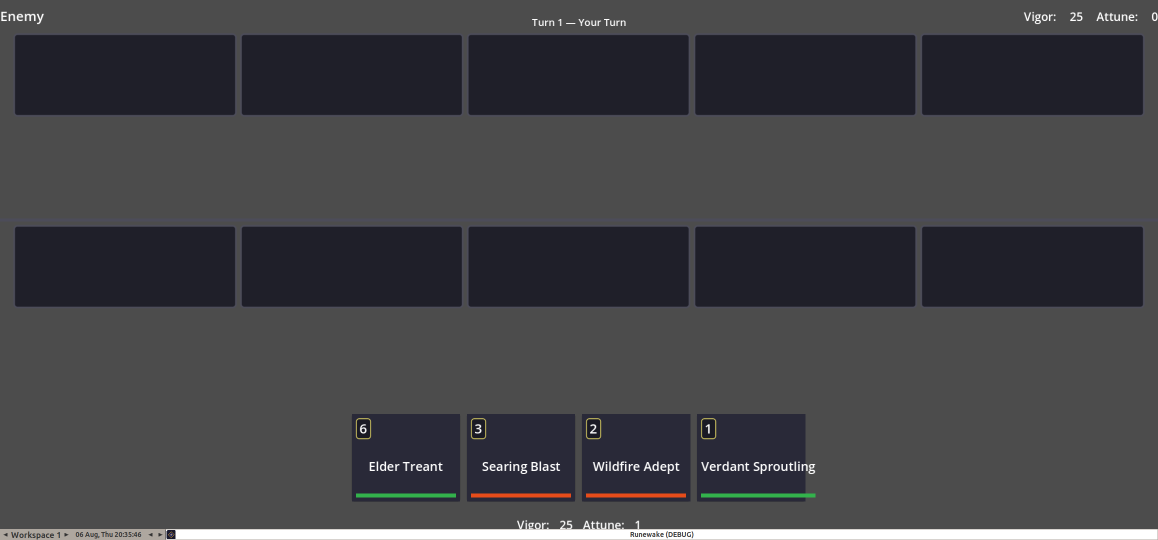
#> input picture check-2316x1080.png, 2316 x 1080 px, given in place of SettingsScene_words.webp, which was not available (shown at 1/2 size)
$ python plate_fix_098.py ..
#> lines starting #> are read from the running program, lines starting #| are printed output that depends on the picture; after the words box and inside, x2 and y2 are one past the last pixel; in counts of white or black regions, pixels touching at a corner belong together; pictures that were not available may be replaced by others from this repository, and a replacement may not be noted
# FABLE-098: the finishing touches on the 097 paintings - the few painted words and marks that change in play (or doubled
# what the game draws) are painted out with the painting's own neighbouring surface. Deterministic; no generator.
import sys
import numpy as np
from PIL import Image
import cv2
screens = sys.argv[1]
def load(n): return np.array(Image.open(f"{screens}/{n}.webp").convert("RGB")).astype(np.float32)
def save(a, n): Image.fromarray(np.clip(a, 0, 255).astype(np.uint8)).save(f"{screens}/{n}.webp", quality=93)
def copy(a, x0, y0, x1, y1, dx, dy, feather=3):
    """paint the box with the same-sized patch dx,dy away, feathered at the edges"""
    patch = a[y0 + dy:y1 + dy, x0 + dx:x1 + dx].copy()
    m = np.zeros(patch.shape[:2], np.float32); f = feather
    m[f:-f or None, f:-f or None] = 1
    m = cv2.GaussianBlur(m, (0, 0), max(1, f / 1.5))[..., None]
    a[y0:y1, x0:x1] = a[y0:y1, x0:x1] * (1 - m) + patch * m
def smooth(a, x0, y0, x1, y1, sx=10, sy=3, grain=3.0, feather=5, seed=98):
    pad = 24; H, W = a.shape[:2]
    X0, Y0, X1, Y1 = max(0, x0 - pad), max(0, y0 - pad), min(W, x1 + pad), min(H, y1 + pad)
    reg = a[Y0:Y1, X0:X1]
    # fill the box from the rows just above and below it (wood grain runs across), then soften
    fill = reg.copy()
    top, bot = reg[y0 - Y0 - 6:y0 - Y0 - 2].mean(0), reg[y1 - Y0 + 2:y1 - Y0 + 6].mean(0)
    for i, y in enumerate(range(y0 - Y0, y1 - Y0)):
        t = (i + 0.5) / max(1, (y1 - y0))
        fill[y] = top * (1 - t) + bot * t
    fill = cv2.GaussianBlur(fill, (0, 0), sigmaX=sx / 3, sigmaY=sy / 3)
    fill += np.random.default_rng(seed).normal(0, grain, fill.shape[:2])[..., None]
    m = np.zeros(reg.shape[:2], np.float32); m[y0 - Y0:y1 - Y0, x0 - X0:x1 - X0] = 1
    m = cv2.GaussianBlur(m, (0, 0), feather)[..., None]
    a[Y0:Y1, X0:X1] = reg * (1 - m) + fill * m

# Settings: the four arrows where the sliders' percentages go, and the arrow under the Reduce-motion switch
s = load("SettingsScene_words")
for y in (296, 353, 410, 467): copy(s, 632, y - 13, 654, y + 13, -24, 0)
copy(s, 1084, 288, 1110, 312, -30, 0)
#> in copy (call 5), `patch = a[y0 + dy:y1 + dy, x0 + dx:x1 + dx].copy()`: patch: shape (24, 26, 3) float32; every value is 76
save(s, "SettingsScene_words")

# Daily Rewards: today's tally and the chest's "claim everything" line are the game's to write (they change)
r = load("RewardsScene_words")
smooth(r, 100, 357, 424, 389, feather=2)
#> in smooth, `reg = a[Y0:Y1, X0:X1]`: reg: shape (80, 372, 3) float32; every value is 76
#> in smooth, `top, bot = reg[y0 - Y0 - 6:y0 - Y0 - 2].mean(0), reg[y1 - Y0 + 2:y1 - ..`: top = 372 rows, first 8: [76, 76, 76], [76, 76, 76], [76, 76, 76], [76, 76, 76], [76, 76, 76], [76, 76, 76], [76, 76, 76], [76, 76, 76]; bot has the same summary as top
#> in smooth, `fill = cv2.GaussianBlur(fill, (0, 0), sigmaX=sx / 3, sigmaY=sy / 3)`: fill: shape (80, 372, 3) float32; every value is 76
#> in smooth, `fill += np.random.default_rng(seed).normal(0, grain, fill.shape[:2])[...`:
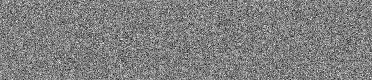
#> fill: shape (80, 372, 3) float32; min 63.79, max 88.1, mean 76; drawn with min black and max white
smooth(r, 976, 533, 1276, 559, sy=2, feather=2)
#> call 2 of smooth, with x0 = 976, y0 = 533, x1 = 1276, y1 = 559, sx = 10, sy = 2, grain = 3, feather = 2
#> in smooth (call 2), `reg = a[Y0:Y1, X0:X1]`:
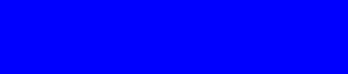
#> reg: shape (74, 348, 3) float32; mean R, G, B 31, 31, 41; drawn with min black and max white
#> in smooth (call 2), `top, bot = reg[y0 - Y0 - 6:y0 - Y0 - 2].mean(0), reg[y1 - Y0 + 2:y1 - ..`: top = 348 rows, first 8: [31, 31, 41], [31, 31, 41], [31, 31, 41], [31, 31, 41], [31, 31, 41], [31, 31, 41], [31, 31, 41], [31, 31, 41]; bot has the same summary as top
#> after the loop in smooth (call 2), `for i, y in enumerate(range(y0 - Y0, y1 - Y0)):`: fill: shape (74, 348, 3) float32; 2.7% of pixels changed, all inside (x1, y1, x2, y2) = (0, 24, 348, 50)
#> in smooth (call 2), `fill += np.random.default_rng(seed).normal(0, grain, fill.shape[:2])[...`:
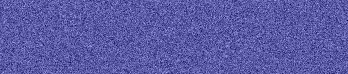
#> fill: shape (74, 348, 3) float32; mean R, G, B 31, 31, 41; drawn with min black and max white
save(r, "RewardsScene_words")

# Deck Forge: "✓ Playing" (the game writes Play this / Playing), and the gold ring painted on the first card slot
d = load("DeckBuilderScene_words")
#> (the run stopped early here; a loop or call above may not have finished)
